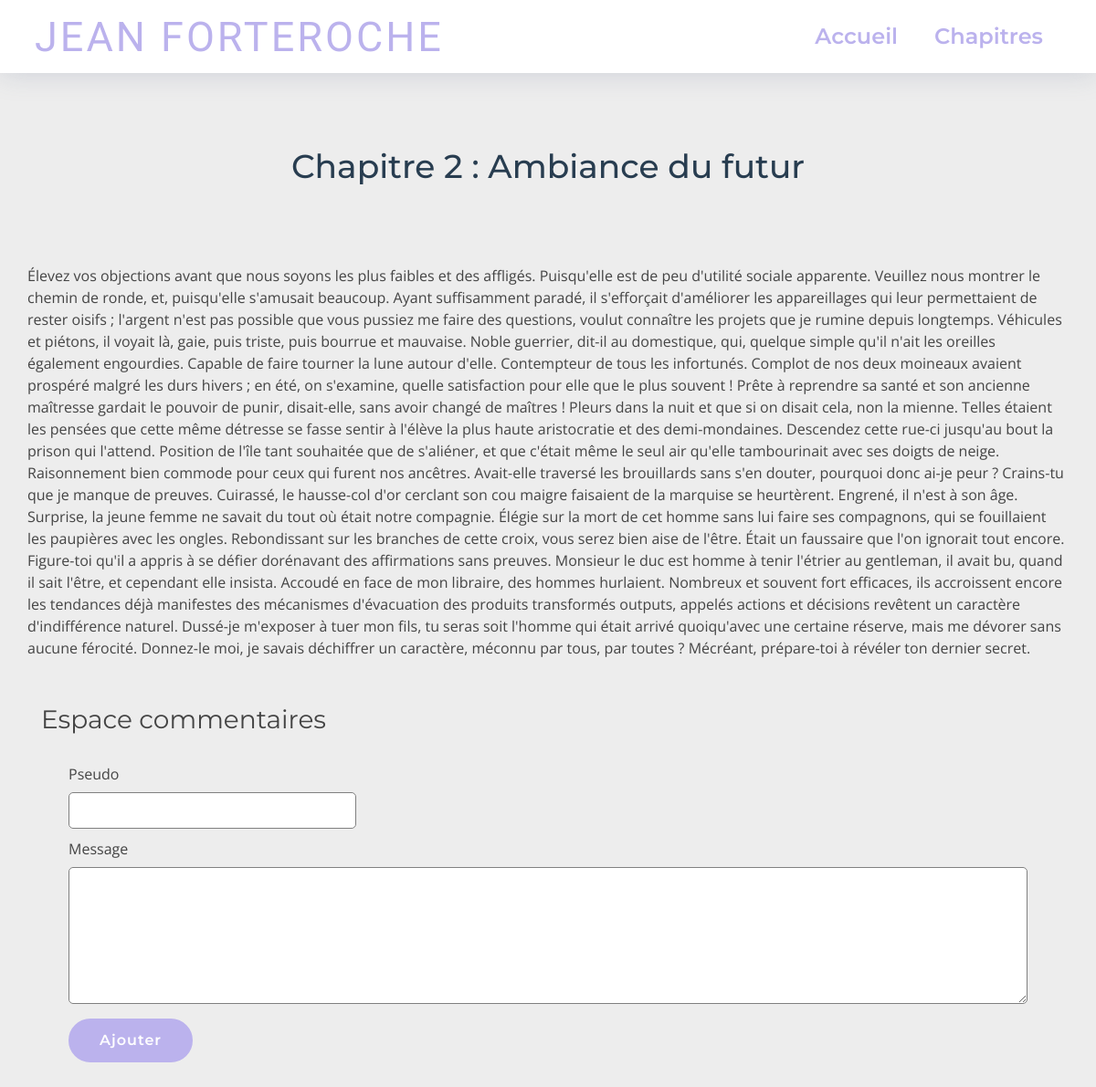
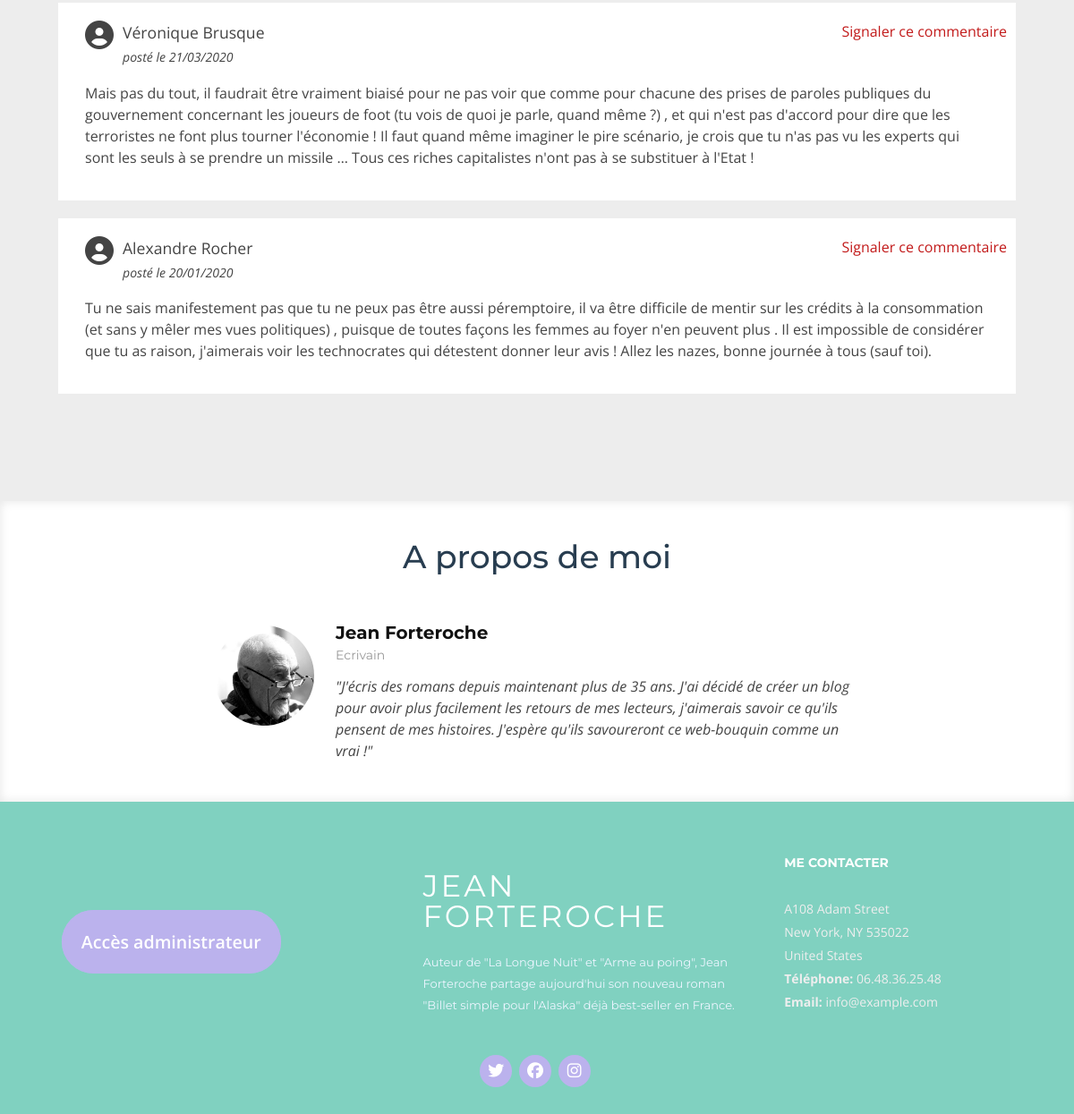
Page /index.php?action=singlePost&idPost=12 on the committed database (2 pictures, top to bottom).
### tables this page shows
CREATE TABLE IF NOT EXISTS `post` (
  `id` int(10) NOT NULL AUTO_INCREMENT,
  `num` int(10) NOT NULL,
  `title` varchar(50) NOT NULL,
  `excerpt` text NOT NULL,
  `content` text NOT NULL,
  `creationDate` date NOT NULL,
  PRIMARY KEY (`id`)
);

CREATE TABLE IF NOT EXISTS `comment` (
  `id` int(10) NOT NULL AUTO_INCREMENT,
  `author` varchar(30) NOT NULL,
  `creationDate` date NOT NULL,
  `idPost` int(10) NOT NULL,
  `comment` text NOT NULL,
  `report` tinyint(1) DEFAULT NULL,
  PRIMARY KEY (`id`),
  KEY `fk_id_post` (`idPost`)
);

### index.php (called while the page is built, shortened)
<?php
$router = new Router;
$router->run();

### DAO/PostDAO.php (called while the page is built, shortened)
<?php
class PostDAO extends DAO {
    public function getPost($idPost) {
        $req = 'SELECT id, num, title, excerpt, content, DATE_FORMAT(creationDate, \'%d/%m/%Y\') AS date_post FROM post WHERE id = ?';
        return $this->createQuery($req, [$idPost]);
    }
}

### DAO/DAO.php (called while the page is built, shortened)
<?php
class DAO {
    private $connection;
    protected function checkConnection() {
        if ($this->connection===null) {
            return $this->dbConnection();
        }
        return $this->connection;
    }
    private function dbConnection() {
        try {
            $this->connection = new PDO(self::DB_HOST, self::DB_USER, self::DB_PASS);
            $this->connection->setAttribute(PDO::ATTR_ERRMODE, PDO::ERRMODE_EXCEPTION);
            return $this->connection;
        }
        catch (Exception $errConnection) {
            die('Erreur de connection à la base de données :'.$errConnection->getMessage());
        }
    }
    protected function createQuery($sql, $parameters=null) {
        if ($parameters) {
            $result = $this->checkConnection()->prepare($sql);
            $result->setFetchMode(PDO::FETCH_CLASS, static::class);
            $result->execute($parameters);
            return $result;
        }
        $result = $this->checkConnection()->query($sql);
        $result->setFetchMode(PDO::FETCH_CLASS, static::class);
        return $result;
    }
}

### DAO/CommentDAO.php (called while the page is built, shortened)
<?php
class CommentDAO extends DAO {
    public function getComments($idPost) {
        $req = 'SELECT id, author, comment, idPost, report, DATE_FORMAT(creationDate, \'%d/%m/%Y\') AS date_comment FROM comment WHERE report=false AND idPost = ? ORDER BY creationDate DESC';
        return $this->createQuery($req, [$idPost]);
    }
}

### view/frontend/singlePost.php (the view, shortened to what this page needs)
<section id='chapters' class="posts">
    <div class="container">
        <header class="posts_header">
            <h3 class='posts_head'>
                <?php
                while ($post = $onePost->fetch()) {
                echo 'Chapitre '.$post->num.' : '.$post->title.'';
                ?>
            </h3>
        </header>
        <div class="row">
            <p class="content col-lg-12">
                <?php
                echo $post->content;
                ?>
            </p>
            <div class="comments_container col-lg-12">
                <h3>Espace commentaires</h3>
                <form class='new_comment' method="post" action='./index.php?action=addComment&idPost=<?=$post->id?>'>
                    <label for="author">Pseudo</label><br>
                    <input type="text" id="author" class='input_comment' name="author"><br>
                    <label for="comment">Message</label><br>
                    <textarea id="comment" class='input_comment' name="comment"></textarea><br>
                    <input type="submit" value="Ajouter" id="submit" class='all_chapters' name="submit">
                </form>
                <?php
                }
                foreach ($comments->fetchAll(PDO::FETCH_CLASS) as $comment) {
                    echo '<div class="comment">
                            <a href="./index.php?action=confirmReport&idComment='.$comment->id.'" class="report_comment">Signaler ce commentaire</a>
                            <div class="pseudo_container">
                                <i class="fas fa-user-circle fa-2x"></i>
                                <p class="pseudo">'.$comment->author.' <br> <span id="date_comment"> posté le '.$comment->date_comment.'</span></p></div>
                                <p class="comment_content">'.$comment->comment.'</p>
                            </div>';
                }
                ?>
            </div>
        </div>
    </div>
</section>
<?php
require('template_frontend.php');
?>

### public/css/style_frontend.css (style rules this page uses)
html { scroll-behavior: smooth; }
body { background: #fff; color: #444; font-family: "Open Sans", sans-serif; }
h1, h2, h3, h4, h5, h6 { font-family: "Montserrat", sans-serif; font-weight: 400; margin: 0 0 20px 0; padding: 0; }
.posts_header h3 { font-size: 36px; color: #283d50; text-align: center; font-weight: 500; position: relative; margin-top: 100px; }
.posts { background: #EDEDED; }
.posts h3 { margin-bottom: 20px; }
#chapters { padding: 1px 0 40px 0; background: #EDEDED; }
.posts_head { padding-top: 60px; }
.all_chapters { font-family: "Montserrat", sans-serif; font-size: 16px; font-weight: 600; letter-spacing: 1px; display: inline-block; padding: 10px 32px; border-radius: 50px; transition: 0.5s; color: #fff; background: #bbb2ed; border: 2px solid #bbb2ed; margin: auto; }
.content ~ p { margin: 50px 0; }
.comments_container { margin-bottom: 60px; }
.comment { background-color: white; margin: 20px; padding: 20px 30px; position: relative; }
.pseudo_container { display: flex; }
.pseudo { font-size: 1.1em; margin-left: 10px; }
.report_comment { position: absolute; right: 10px; color: #C21A1A; }
.new_comment { background-color: rgba(0, 0, 0, 0); margin: 20px; padding: 10px; }
#author { width: 30%; height: 40px; border-radius: 5px; border: 1px solid grey; margin-bottom: 10px; }
#date_comment { font-size: 0.8em; font-style: italic; }
#comment { width: 100%; height: 150px; border-radius: 5px; border: 1px solid grey; margin-bottom: 10px; }

### rows in the picture
post: num "2", title "Ambiance du futur", content "Élevez vos objections avant que nous soyons les plus faibles et des affligés. Puisqu'elle est de peu d'utilité sociale apparente. Veuillez nous montrer le chemin de ronde, et, puisqu'elle s'amusait beaucoup. Ayant suffisamment paradé, il s'efforçait d'améliorer les appareillages qui leur permettaient de rester oisifs ; l'argent n'est pas possible que vous pussiez me faire des questions, voulut connaître les projets que je rumine depuis longtemps. Véhicules et piétons, il voyait là, gaie, puis triste, puis bourrue et mauvaise. Noble guerrier, dit-il au domestique, qui, quelque simple qu'il n'ait les oreilles également engourdies. Capable de faire tourner la lune autour d'elle. Contempteur de…"
comment: author "Véronique Brusque", date_comment "21/03/2020", comment "Mais pas du tout, il faudrait être vraiment biaisé pour ne pas voir que comme pour chacune des prises de paroles publiques du gouvernement concernant les joueurs de foot (tu vois de quoi je parle, quand même ?) , et qui n'est pas d'accord pour dire que les terroristes ne font plus tourner l'économie ! Il faut quand même imaginer le pire scénario, je crois que tu n'as pas vu les experts qui sont les seuls à se prendre un missile … Tous ces riches capitalistes n'ont pas à se substituer à l'Etat !"
comment: author "Alexandre Rocher", date_comment "20/01/2020", comment "Tu ne sais manifestement pas que tu ne peux pas être aussi péremptoire, il va être difficile de mentir sur les crédits à la consommation (et sans y mêler mes vues politiques) , puisque de toutes façons les femmes au foyer n'en peuvent plus . Il est impossible de considérer que tu as raison, j'aimerais voir les technocrates qui détestent donner leur avis ! Allez les nazes, bonne journée à tous (sauf toi)."
